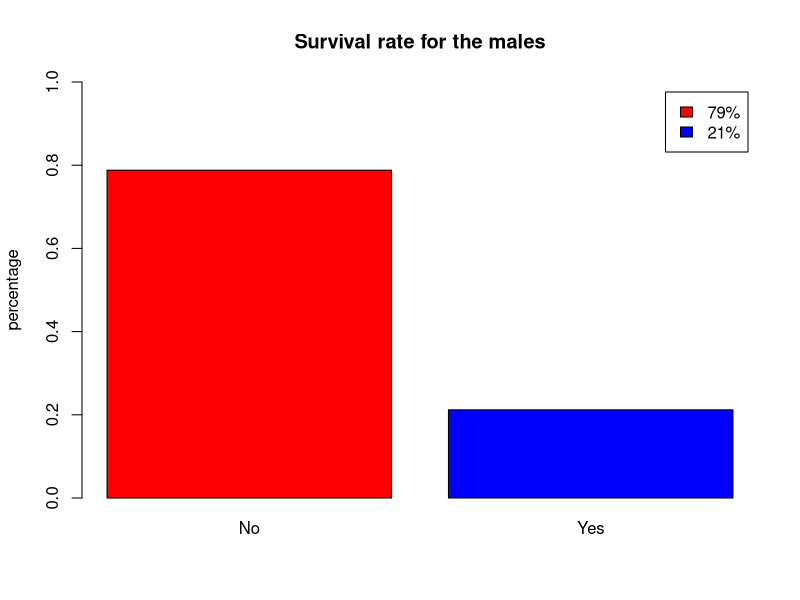
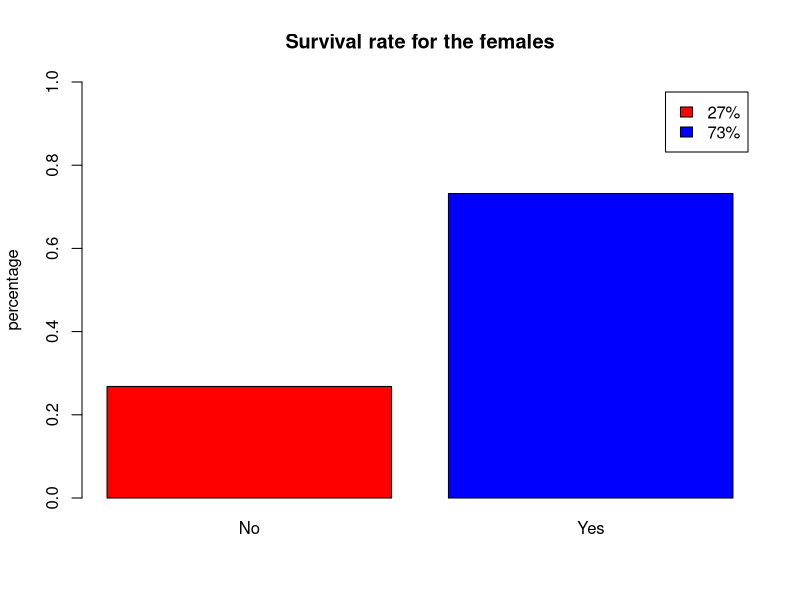
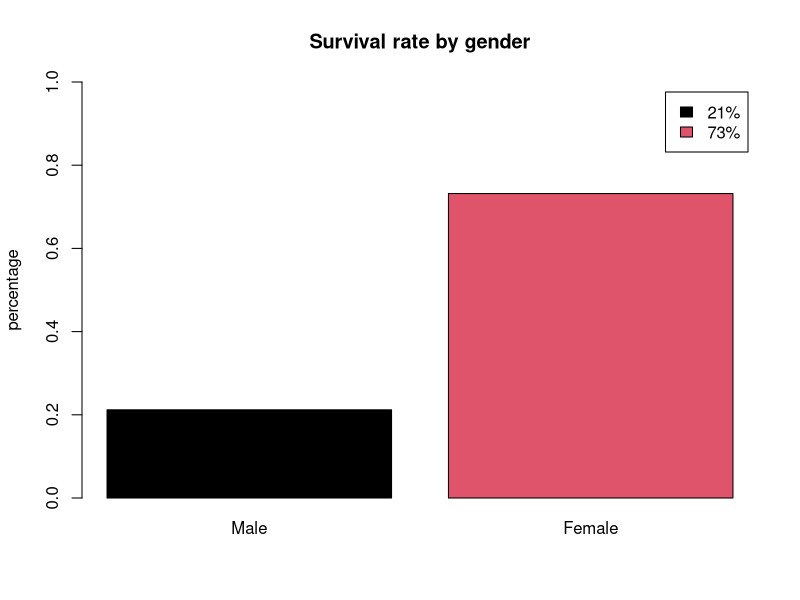

Recreate these plots in R, in order.
library(data.table)

dfTitanic <- data.frame(Titanic)
dtTitanic <- data.table(dfTitanic)

dtGender <- dtTitanic[, list(n=sum(Freq)), by=c('Survived', 'Sex')]
dtGender

dtGender[, percentage := n / sum(n), by='Sex']
dtGender[, textPercentage := paste(round(percentage * 100), '%', sep='')]
dtGender[, colorPlot := ifelse(Survived == 'Yes', 'blue', 'red')]
dtGenderMale <- dtGender[Sex == 'Male']

barplot(
  height=dtGenderMale[, percentage],
  names.arg=dtGenderMale[, Survived],
  col=dtGenderMale[, colorPlot],
  ylim=c(0, 1),
  legend.text=dtGenderMale[, textPercentage],
  ylab='percentage',
  main='Survival rate for the males'
)

barplot(
  height=dtGender[Sex == 'Female', percentage],
  names.arg=dtGender[Sex == 'Female', Survived],
  col=dtGender[Sex == 'Female', colorPlot],
  ylim=c(0, 1),
  legend.text=dtGender[Sex == 'Female', textPercentage],
  ylab='percentage',
  main='Survival rate for the females'
)

barplot(
  height=dtGender[Survived == 'Yes', percentage],
  names.arg=dtGender[Survived == 'Yes', Sex],
  col=dtGender[Survived == 'Yes', Sex],
  ylim=c(0, 1),
  legend.text=dtGender[Survived == 'Yes', textPercentage],
  ylab='percentage',
  main='Survival rate by gender'
)
